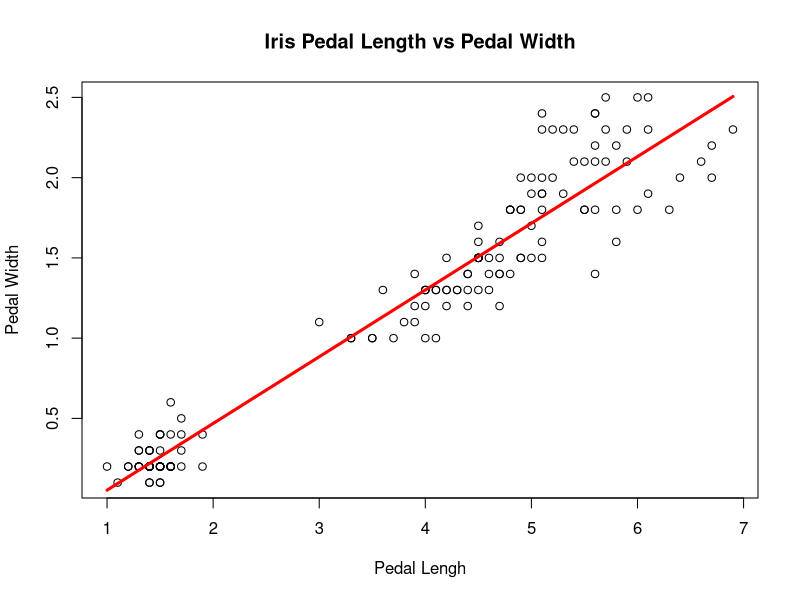

R code for this plot:
setwd("C:/Users/c9093/OneDrive/Documents/R Tutorials")


data("iris")
head(iris)


plot(
  x = iris$Petal.Length,
  y = iris$Petal.Width,
  main = "Iris Pedal Length vs Pedal Width",
  xlab = "Pedal Lengh",
  ylab = "Pedal Width"
)


model <- lm(
  formula = Petal.Width ~ Petal.Length,
  data = iris
)


summary(model)


lines(
  x = iris$Petal.Length,
  y = model$fitted,
  col = "red",
  lwd = 3)
